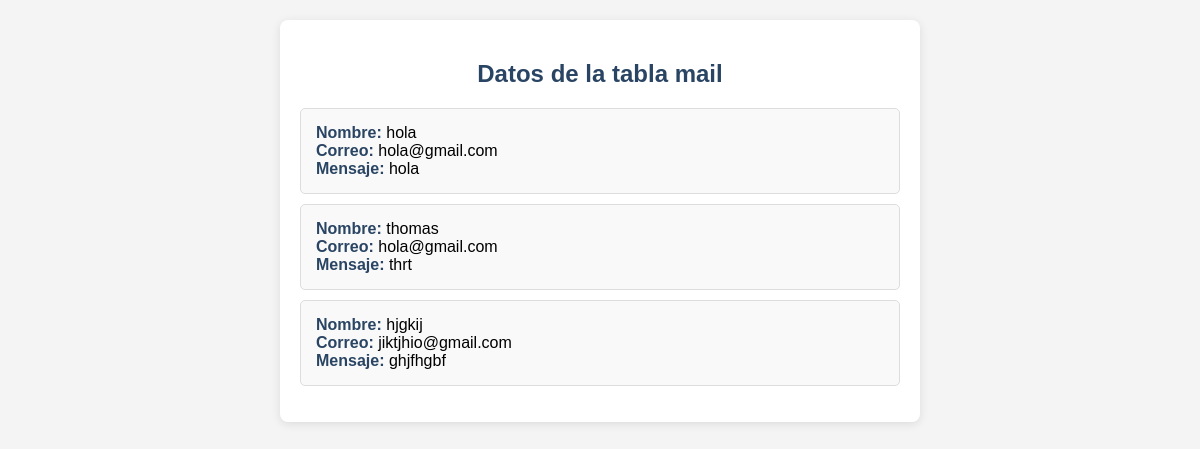
The app's page /admin.php with its own data.
### tables this page shows
CREATE TABLE `mail` (
  `id` int(11) NOT NULL,
  `nombre` varchar(33) NOT NULL,
  `mensaje` varchar(255) NOT NULL,
  `mail` varchar(255) NOT NULL
);

### admin.php (the view, shortened to what this page needs)
<!DOCTYPE html>
<html lang="en">
<head>
    <link rel="stylesheet" href="css/admin.css">
</head>
<body>
<?php
$conn = new mysqli("localhost", "root", "", "adminDB");
$sql = "SELECT nombre, mail, mensaje FROM mail";
$result = $conn->query($sql);
echo "<div class='container'>";
echo "<h2>Datos de la tabla mail</h2>";
echo "<ul class='mail-list'>";
if ($result->num_rows > 0) {
    while ($row = $result->fetch_assoc()) {
        echo "<li class='mail-item'>";
        echo "<strong>Nombre:</strong> " . htmlspecialchars($row['nombre']) . "<br>";
        echo "<strong>Correo:</strong> " . htmlspecialchars($row['mail']) . "<br>";
        echo "<strong>Mensaje:</strong> " . htmlspecialchars($row['mensaje']) . "<br>";
        echo "</li>";
    }
} else {
    echo "<li>No hay datos disponibles.</li>";
}
echo "</ul>";
echo "</div>";
?>
</body>
</html>

### css/admin.css (style rules this page uses)
body { font-family: 'Arial', sans-serif; background-color: #f4f4f4; margin: 0; padding: 20px; }
.container { max-width: 600px; margin: auto; background: #fff; padding: 20px; border-radius: 8px; box-shadow: 0 2px 10px rgba(0, 0, 0, 0.1); }
h2 { text-align: center; color: #2A4563; margin-bottom: 20px; }
.mail-list { list-style-type: none; padding: 0; }
.mail-item { background: #f9f9f9; border: 1px solid #ddd; border-radius: 5px; padding: 15px; margin-bottom: 10px; transition: background 0.3s; }
.mail-item strong { color: #2A4563; }

### records on screen
mail: nombre "hola", mail "hola@gmail.com", mensaje "hola"
mail: nombre "thomas", mail "hola@gmail.com", mensaje "thrt"
mail: nombre "hjgkij", mail "jiktjhio@gmail.com", mensaje "ghjfhgbf"
